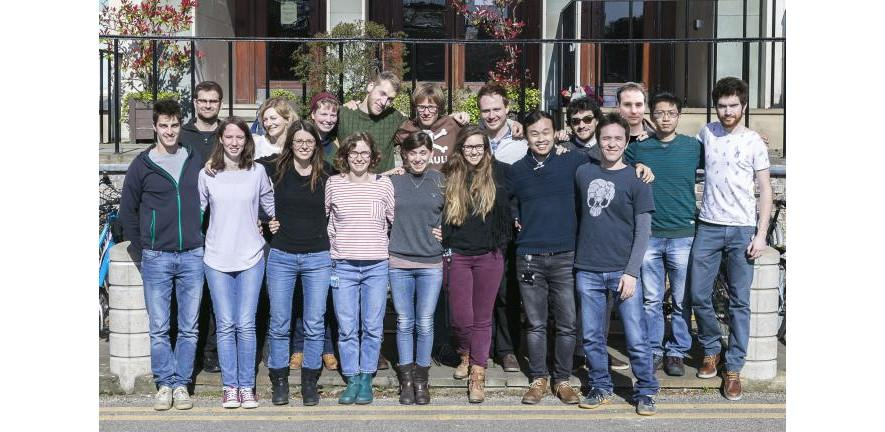
#> input picture Python/openCV/test.jpg, 885 x 432 px, given in place of the camera
$ python flow.py
#> lines starting #> are read from the running program, lines starting #| are printed output that depends on the picture; after the words box and inside, x2 and y2 are one past the last pixel; in counts of white or black regions, pixels touching at a corner belong together
import numpy as np
import cv2

cap = cv2.VideoCapture(2)

# take first frame of the video
ret,frame = cap.read()
#> frame is the input picture: shape (432, 885, 3); mean B, G, R 149.6, 144.4, 143.3

# setup initial location of window
r,h,c,w = 250,90,400,125  # simply hardcoded the values
track_window = (c,r,w,h)

# set up the ROI for tracking
roi = frame[r:r+h, c:c+w]
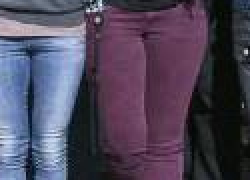
#> roi: shape (90, 125, 3) (shown 2 times larger); mean B, G, R 89.9, 70.1, 77.5
hsv_roi =  cv2.cvtColor(roi, cv2.COLOR_BGR2HSV)
#> hsv_roi: shape (90, 125, 3); mean H, S, V 122.7, 83.1, 94
mask = cv2.inRange(hsv_roi, np.array((0., 60.,32.)), np.array((180.,255.,255.)))
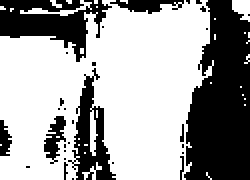
#> mask: shape (90, 125) (shown 2 times larger); 63.4% white; 30 black regions (24 under 20 px), largest, box (x1, y1, x2, y2) and area: (92, 0, 125, 90) 2277, (0, 0, 56, 31) 859, (34, 34, 58, 90) 548, (55, 0, 92, 7) 145, (22, 58, 33, 82) 135, (0, 60, 6, 78) 73
roi_hist = cv2.calcHist([hsv_roi],[0],mask,[180],[0,180])
#> roi_hist = 180 values, max 1030 at index 158, min 0 at index 0, mean 39.62
cv2.normalize(roi_hist,roi_hist,0,255,cv2.NORM_MINMAX)

# Setup the termination criteria, either 10 iteration or move by atleast 1 pt
term_crit = ( cv2.TERM_CRITERIA_EPS | cv2.TERM_CRITERIA_COUNT, 10, 1 )

while(1):
    ret ,frame = cap.read()

    if ret == True:
        hsv = cv2.cvtColor(frame, cv2.COLOR_BGR2HSV)
#> hsv: shape (432, 885, 3); mean H, S, V 61.4, 43.8, 155.8
        dst = cv2.calcBackProject([hsv],[0],roi_hist,[0,180],1)
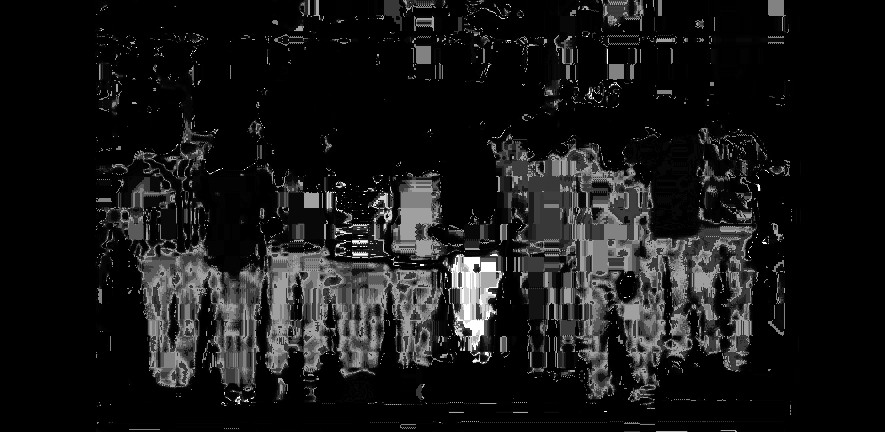
#> dst: shape (432, 885); min 0, max 255, mean 23.7

        # apply meanshift to get the new location
        ret, track_window = cv2.CamShift(dst, track_window, term_crit)
#> ret = ((449.5, 290), (113.8, 143.2), 88.55); track_window = (377, 232, 145, 116)

        # Draw it on image
        pts = cv2.boxPoints(ret)
#> pts = [[376.5, 234.9], [519.7, 231.3], [522.5, 345.1], [379.3, 348.7]]
        pts = np.int0(pts)
#> pts = [[376, 234], [519, 231], [522, 345], [379, 348]]
        img2 = cv2.polylines(frame,[pts],True, 255,2)
        cv2.imshow('img2',img2)

        k = cv2.waitKey(60) & 0xff
#> (key Esc is pressed here)
        if k == 27:
            break
        else:
            cv2.imwrite(chr(k)+".jpg",img2)

    else:
        break

cv2.destroyAllWindows()
cap.release()
